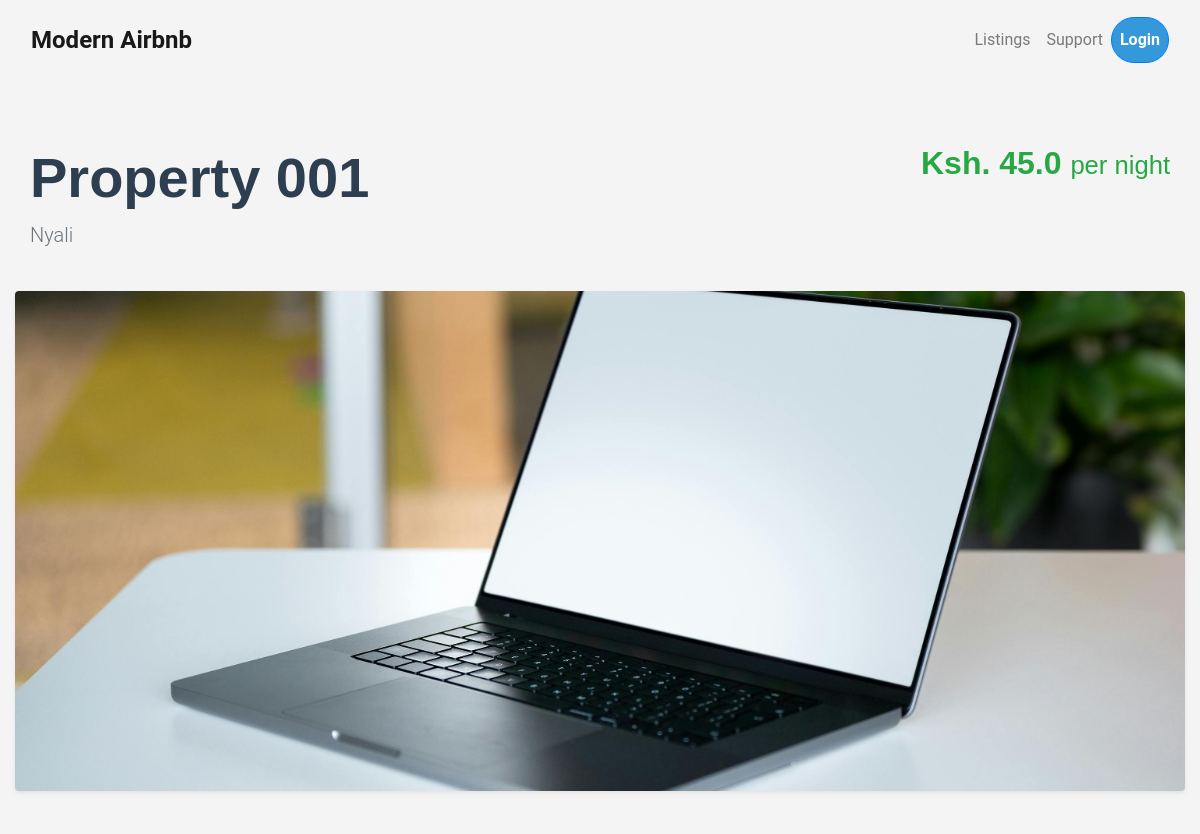
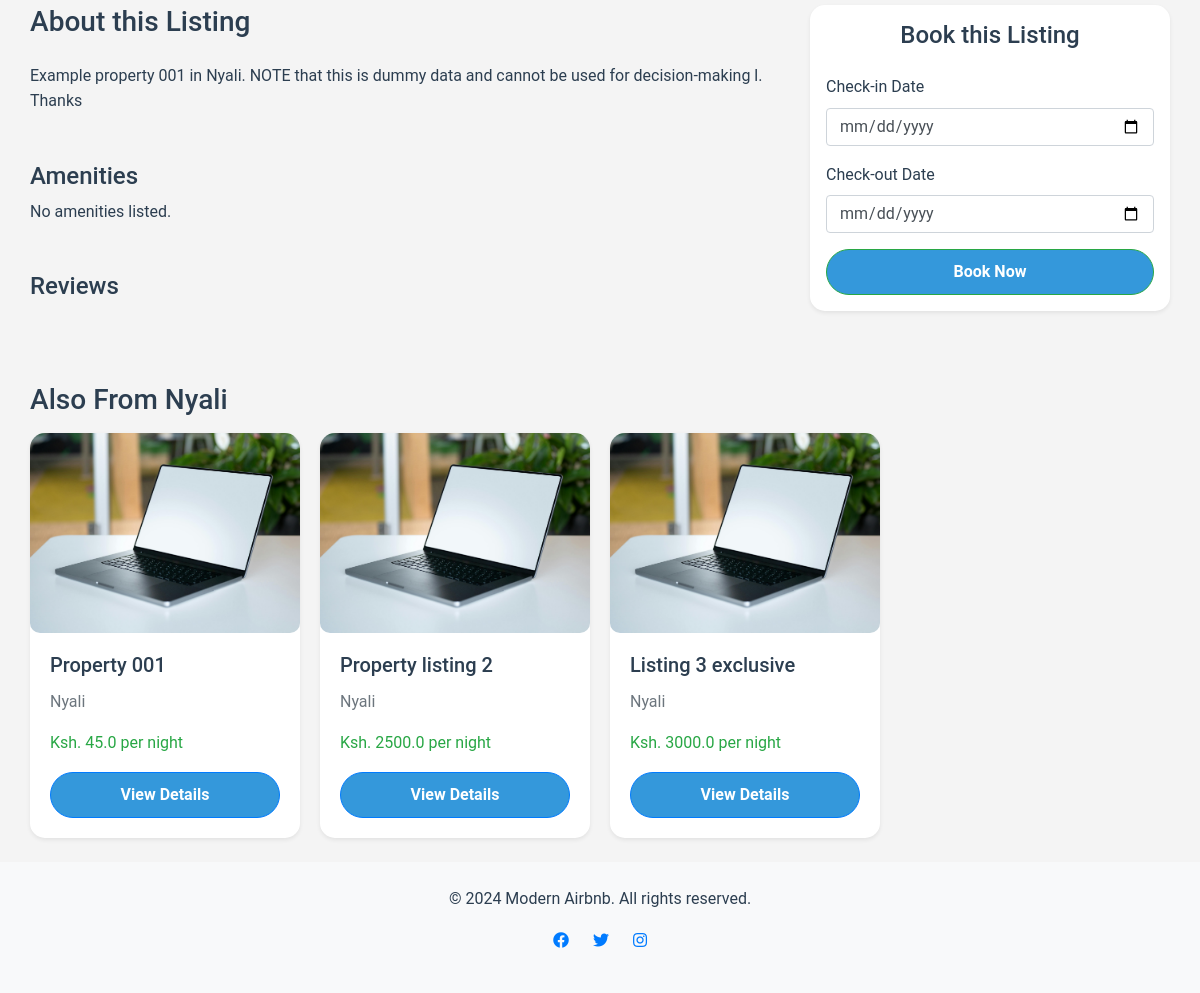
The app's page /listings/view/1 with its own data (2 pictures, top to bottom).
### app/models/models.py (models this page shows, shortened)
class Listing(db.Model):
    __tablename__ = 'listings'
    id = db.Column(db.Integer, primary_key=True)
    title = db.Column(db.String(150), nullable=False, index=True)
    description = db.Column(db.Text, nullable=False)
    price_per_night = db.Column(db.Float, nullable=False)
    owner_id = db.Column(db.Integer, db.ForeignKey('users.id', ondelete='CASCADE'), nullable=False, index=True)
    agent_id = db.Column(db.Integer, db.ForeignKey('users.id', ondelete='SET NULL'), index=True, nullable=True)
    location_id = db.Column(db.Integer, db.ForeignKey('locations.id', ondelete='CASCADE'), nullable=False)
    bedrooms = db.Column(db.Integer, nullable=False)
    created_at = db.Column(db.DateTime, default=datetime.utcnow, nullable=False)
    updated_at = db.Column(db.DateTime, onupdate=datetime.utcnow, nullable=True)
    bookings = db.relationship('Booking', backref='listing', lazy='dynamic', cascade='all, delete-orphan')
    images = db.relationship('Image', backref='listing', lazy='select', cascade='all, delete-orphan')
    reviews = db.relationship('Review', backref='listing', lazy='dynamic', cascade='all, delete-orphan')
    amenities = db.relationship('Amenity', secondary=listing_amenities, backref=db.backref('listings', lazy='dynamic'))
    location = db.relationship('Location', backref='listings', lazy='joined')

class Location(db.Model):
    __tablename__ = 'locations'
    id = db.Column(db.Integer, primary_key=True)
    name = db.Column(db.String(100), nullable=False, index=True)  # City or neighborhood
    latitude = db.Column(db.Float, nullable=False)
    longitude = db.Column(db.Float, nullable=False)

class Image(db.Model):
    __tablename__ = 'images'
    id = db.Column(db.Integer, primary_key=True)
    url = db.Column(db.String(255), nullable=False)
    listing_id = db.Column(db.Integer, db.ForeignKey('listings.id', ondelete='CASCADE'), nullable=False)

### app/routes/listings.py (the view)
@listings_bp.route('/view/<int:listing_id>', methods=['GET'])
def view_listing(listing_id):
    listing = Listing.query.get_or_404(listing_id)
    related_listings = Listing.query.filter_by(location_id=listing.location_id).limit(3).all()  # Get related listings
    booking_form = BookingForm()  # Create a new booking form instance
    return render_template('listings/view_listing.html', listing=listing, related_listings=related_listings, booking_form=booking_form)

### app/forms/forms.py
class BookingForm(FlaskForm):
    check_in_date = DateField('Check-in Date', format='%Y-%m-%d', validators=[DataRequired()])
    check_out_date = DateField('Check-out Date', format='%Y-%m-%d', validators=[DataRequired()])
    guests = IntegerField('Number of Guests', validators=[DataRequired(), NumberRange(min=1)])
    submit = SubmitField('Book Now')

### app/templates/listings/view_listing.html (shortened to what this page needs)
{% extends 'base.html' %}
{% block content %}
<link rel="stylesheet" href="{{ url_for('static', filename='css/listing.css') }}">
<div class="container listing-detail mt-5">
    <div class="row mb-4">
        <div class="col-md-8">
            <h1 class="display-4">{{ listing.title }}</h1>
            <p class="lead text-muted">{{ listing.location.name }}</p>
        </div>
        <div class="col-md-4 text-right">
            <h2 class="text-success">Ksh. {{ listing.price_per_night }} <small>per night</small></h2>
        </div>
    </div>
    <div class="row mt-4">
        <div class="col-12 px-0">
            <div class="swiper-container shadow-sm rounded">
                <div class="swiper-wrapper">
                    {% if listing.images %}
                        {% for image in listing.images %}
                            <div class="swiper-slide">
                                <img src="placeholder.jpg" data-src="{{ image.url }}" class="img-fluid rounded lazy" alt="{{ listing.title }}" loading="lazy">
                            </div>
                        {% endfor %}
                    {% else %}
                        <div class="swiper-slide">
                            <img src="{{ url_for('static', filename='uploads/placeholder.jpg') }}" class="img-fluid rounded" alt="Default Image" loading="lazy">
                        </div>
                    {% endif %}
                </div>
            </div>
        </div>
    </div>
    <div class="row mt-5">
        <div class="col-md-8">
            <h3 class="mb-4">About this Listing</h3>
            <p>{{ listing.description }}</p>
            <h4 class="mt-5">Amenities</h4>
            <ul class="list-inline animated fadeIn">
                {% for amenity in listing.amenities %}
                    <li class="list-inline-item badge badge-light p-2 mb-2">{{ amenity.name }}</li>
                {% else %}
                    <li class="list-inline-item">No amenities listed.</li>
                {% endfor %}
            </ul>
            <h4 class="mt-5">Reviews</h4>
        </div>
        <div class="col-md-4">
            <div class="card shadow-sm p-3 mb-4 fadeIn sticky-top">
                <h4 class="text-center">Book this Listing</h4>
                <form action="{{ url_for('bookings.book_listing', listing_id=listing.id) }}" method="POST" class="mt-3" id="booking-form">
                    <div class="form-group">
                        {{ booking_form.check_in_date.label(class="form-label") }}
                        {{ booking_form.check_in_date(class="form-control", placeholder="Select check-in date", id="check-in") }}
                    </div>
                    <div class="form-group">
                        {{ booking_form.check_out_date.label(class="form-label") }}
                        {{ booking_form.check_out_date(class="form-control", placeholder="Select check-out date", id="check-out") }}
                    </div>
                    <div class="text-center">
                        <button type="submit" class="btn btn-success btn-block" id="book-button" {% if booked_status %}disabled{% endif %}>Book Now</button>
                    </div>
                </form>
            </div>
        </div>
    </div>
    <div class="row mt-5">
        <div class="col-12">
            <h3>Also From {{ listing.location.name}}</h3>
            <div class="related-listings mt-3">
                {% for related in related_listings %}
                    <div class="card shadow-sm mb-4">
                        {% if related.images %}
                            <img src="placeholder.jpg" data-src="{{ related.images[0].url }}" class="card-img-top img-fluid lazy" alt="{{ related.title }}" loading="lazy">
                        {% else %}
                            <img src="{{ url_for('static', filename='uploads/placeholder.jpg') }}" class="card-img-top img-fluid" alt="Default Image" loading="lazy">
                        {% endif %}
                        <div class="card-body">
                            <h5 class="card-title">{{ related.title }}</h5>
                            <p class="card-text text-muted">{{ related.location.name }}</p>
                            <p class="text-success">Ksh. {{ related.price_per_night }} per night</p>
                            <a href="{{ url_for('listings.view_listing', listing_id=related.id) }}" class="btn btn-primary btn-block" data-toggle="tooltip" title="Click to view details">View Details</a>
                        </div>
                    </div>
                {% else %}
                    <p>No related listings available.</p>
                {% endfor %}
            </div>
        </div>
    </div>
</div>
<link rel="stylesheet" href="https://cdn.jsdelivr.net/npm/swiper/swiper-bundle.min.css">
<link rel="stylesheet" href="https://cdn.jsdelivr.net/npm/flatpickr/dist/flatpickr.min.css">
{% endblock %}

### app/static/css/styles.css (style rules this page uses)
body { font-family: 'Poppins', sans-serif; line-height: 1.6; margin: 0; padding: 0; background-color: #f5f5f5; color: #333; transition: background-color 0.3s ease; }
.card { transition: transform 0.4s ease, box-shadow 0.4s ease; border: none; }
.card img { border-radius: 10px; transition: transform 0.3s ease; }

### app/static/css/listing.css (style rules this page uses)
:root { --primary-color: #3498db; --secondary-color: #2ecc71; --background-color: #f8f9fa; --text-color: #2c3e50; --card-shadow: rgba(0, 0, 0, 0.2); }
body { background-color: var(--background-color); color: var(--text-color); font-family: 'Roboto', sans-serif; }
h1, h2 { font-family: 'Montserrat', sans-serif; color: var(--text-color); }
.listing-detail h1, .listing-detail h2 { font-weight: 700; }
.swiper-container { width: 100%; height: 500px; }
.swiper-slide img { object-fit: cover; width: 100%; height: 100%; border-radius: 10px; transition: transform 0.3s ease; }
.btn-primary { background-color: var(--primary-color); color: #fff; transition: background-color 0.3s ease, transform 0.3s ease; }
.card { border-radius: 15px; box-shadow: 0 4px 20px var(--card-shadow); transition: transform 0.3s ease, box-shadow 0.3s ease; }
.fadeIn { animation: fadeIn 0.6s ease-in-out forwards; }
.related-listings { display: grid; grid-template-columns: repeat(auto-fill, minmax(250px, 1fr)); gap: 20px; }
body { font-family: 'Roboto', sans-serif; background-color: #f4f4f4; transition: background-color 0.5s ease; }
h1, h2 { font-family: 'Montserrat', sans-serif; color: #2C3E50; }
.btn { background-color: #3498DB; color: #fff; border-radius: 25px; transition: background-color 0.3s ease, transform 0.3s ease; padding: 10px 20px; font-weight: bold; }
.card { transition: transform 0.3s ease, box-shadow 0.3s ease; border: none; border-radius: 15px; overflow: hidden; box-shadow: 0 5px 15px rgba(0, 0, 0, 0.1); opacity: 0; animation: slideIn 0.5s forwards; }
.card-img-top { border-radius: 15px 15px 0 0; height: 200px; object-fit: cover; transition: transform 0.3s ease; }
.container { max-width: 1200px; }

### records on screen
Listing: title "Property 001", price_per_night "45.0", description "Example property 001 in Nyali. NOTE that this is dummy data and cannot be used for decision-making l. Thanks", location.name "Nyali"
Location: location.name "Nyali"
Listing: title "Property listing 2", location.name "Nyali", price_per_night "2500.0"
Listing: title "Listing 3 exclusive", location.name "Nyali", price_per_night "3000.0"

### other values on screen
{{ booking_form.check_in_date.label(class="form-label") }} "Check-in Date"
{{ booking_form.check_out_date.label(class="form-label") }} "Check-out Date"
